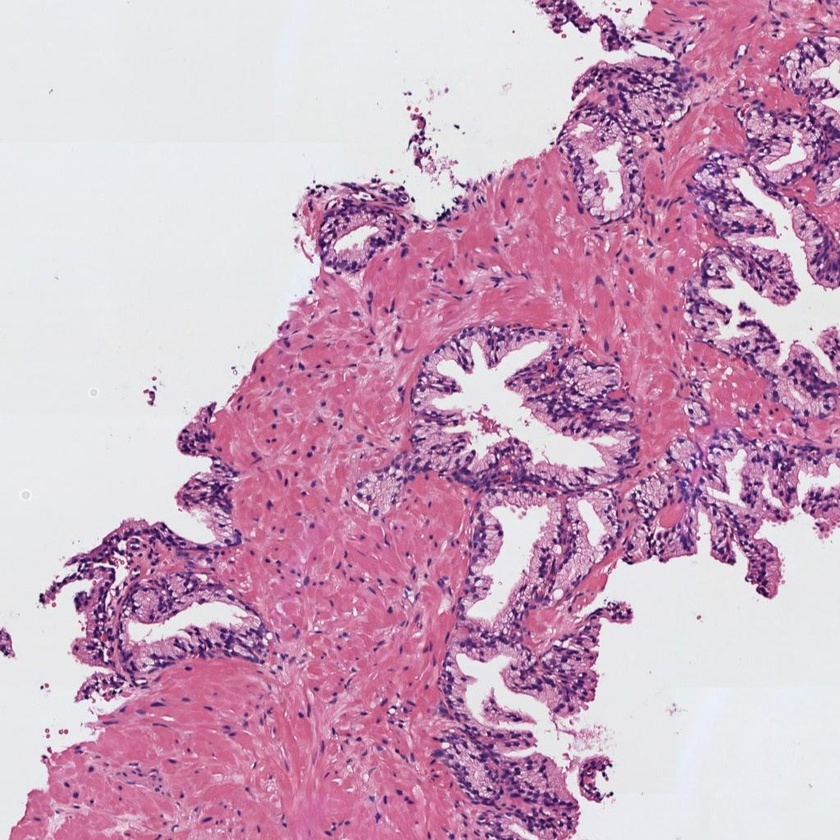
#> input picture 05_miar_supervised_learning/histo_1.jpg, 840 x 840 px, shrunk from 1024 x 1024 before the run
$ jupyter execute Actividad_C1_P1_Cabrero_de_Diego_Alfonso.ipynb
#> lines starting #> are read from the running program, lines starting #| are printed output that depends on the picture; after the words box and inside, x2 and y2 are one past the last pixel; in counts of white or black regions, pixels touching at a corner belong together
## Convocatoria 1 - Proyecto 1

[cell 1]
import numpy as np
import matplotlib.pyplot as plt
import skimage
import cv2
import scipy

#### 0) Cargar una de las imágenes histológicas

[cell 2]
# Utilizar la librería skimage.io para leer la imagen 'histo_x.jpg' en formato RGB.
img = skimage.io.imread('histo_1.jpg')
#> img is the input picture: shape (840, 840, 3); mean R, G, B 205, 166.3, 191.6

# Normalizar la imagen para que los píxeles se encuentren en el rango [0, 1]
img = skimage.util.img_as_float(img)

# Visualizar la imagen
plt.imshow(img)
plt.axis(False)
plt.show()

#### 1) Realizar una transformación de color para convertir la imagen al espacio de color CMYK

[cell 3]
# Extraer la componente magenta de la imagen (que corresponde a la región tisular)
# Conversión a CMYK
K = 1 - np.max(img, axis = 2)

with np.errstate(invalid = 'ignore', divide = 'ignore'):
    C = (1 - img[:, :, 0] - K) / (1 - K + 1e-10)
    M = (1 - img[:, :, 1] - K) / (1 - K + 1e-10)
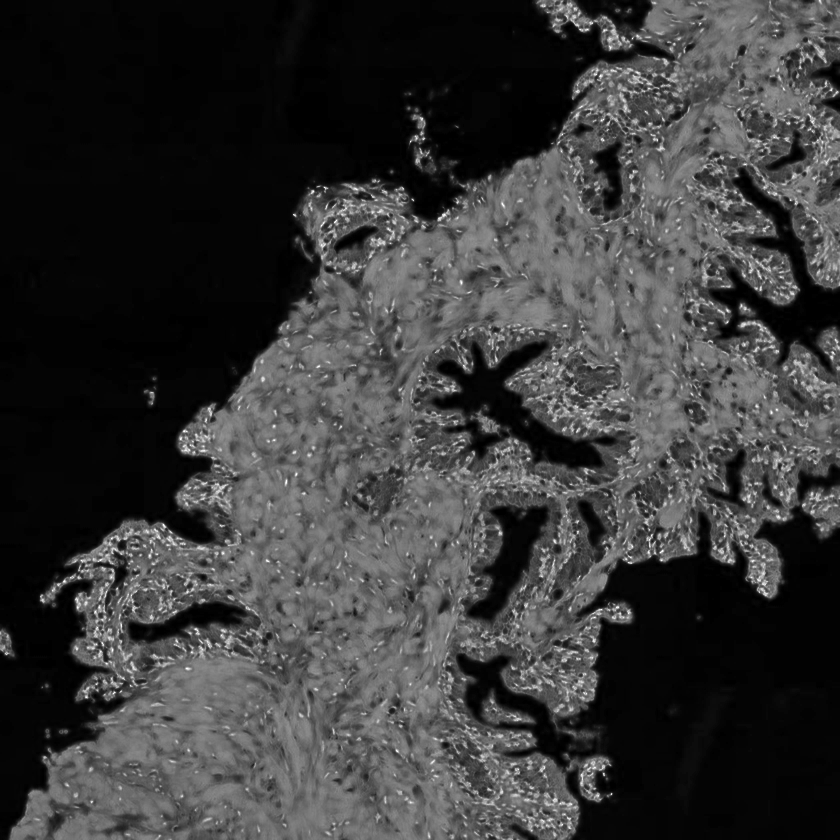
#> M: shape (840, 840) float64; min 0, max 1, mean 0.229
    Y = (1 - img[:, :, 2] - K) / (1 - K + 1e-10)

# Imagen codificada en CMYK
cmyk = np.stack((C, M, Y, K), axis = 2)
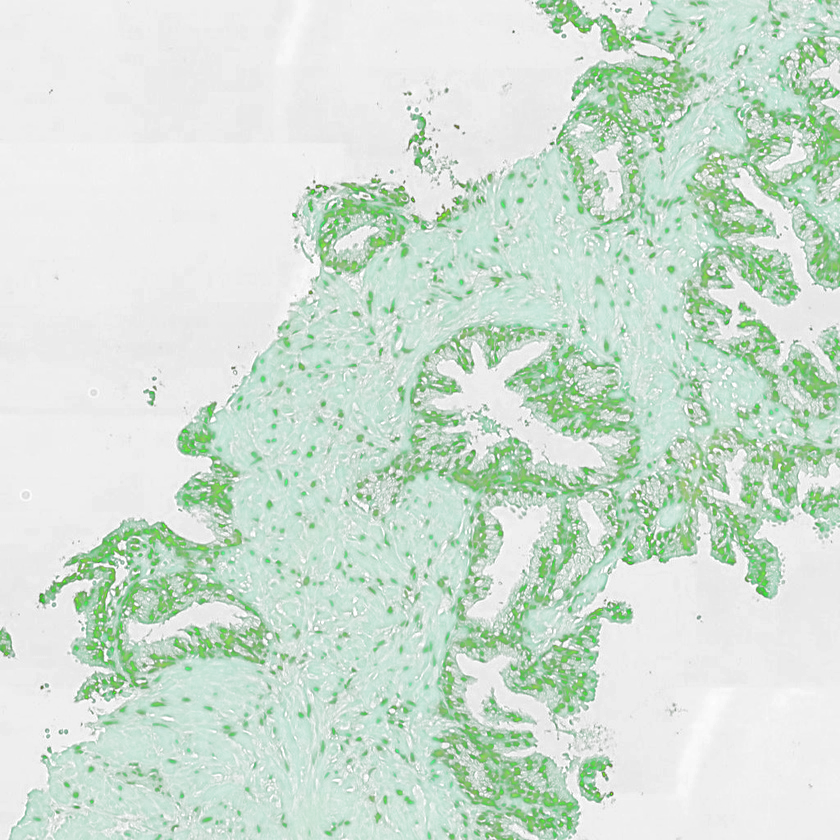
#> cmyk: shape (840, 840, 4) float64; mean R, G, B, A 0.0122, 0.229, 0.08, 0.187; transparent parts drawn white


# Visualizar la imagen del canal magenta
from matplotlib.colors import LinearSegmentedColormap

# Escala de colores solo con el canal magenta
plt.imshow(M, cmap = LinearSegmentedColormap.from_list("magenta", ["white", "magenta"]))
plt.imsave("magenta.png", M, cmap = LinearSegmentedColormap.from_list("magenta", ["white", "magenta"]))
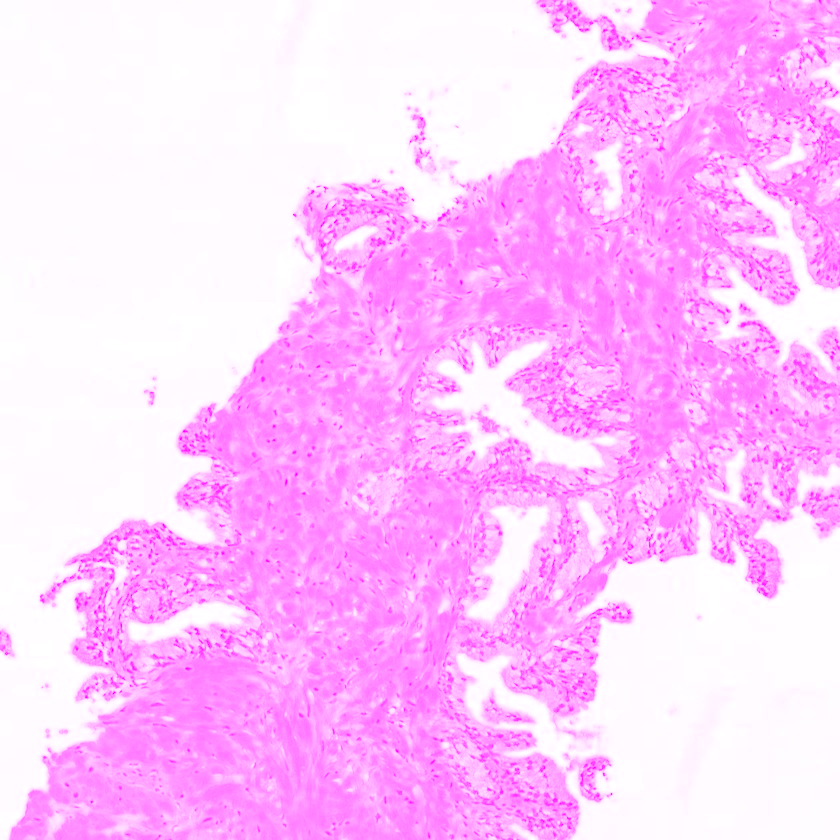
#> saved as magenta.png: shape (840, 840, 3); mean R, G, B 255, 196.8, 255
plt.axis(False)
plt.show()

#### 2) Umbralizar la imagen para separar los píxeles del fondo de la región tisular

[cell 4]
# Aplicar un filtro gaussiano de tamaño 5x5 y después utilizar el método de Otsu de manera que
# los píxeles correspondientes al lumen y al background de la imagen sean 1s y el resto de los píxeles tengan un valor de 0.
# Nota: Recordar que el método de Otsu requiere como input una imagen en el rango [0-255] en formato "uint8".

m_gauss = cv2.GaussianBlur(M, (5, 5), 0)
m_gauss = skimage.img_as_ubyte(m_gauss)
threshold, mask = cv2.threshold(m_gauss, 0, 1, cv2.THRESH_OTSU)
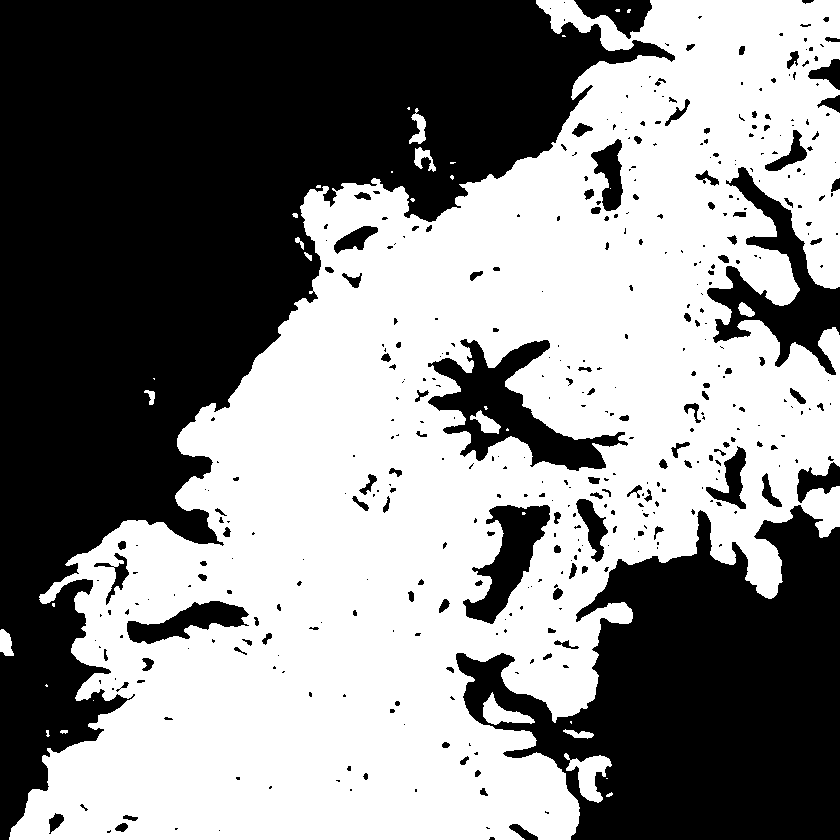
#> mask: shape (840, 840); values 0 (black) and 1 (white), 52.8% white; 429 black regions (294 under 20 px), largest, box (x1, y1, x2, y2) and area: (0, 0, 675, 840) 214892, (456, 505, 840, 840) 76799, (428, 339, 628, 471) 9156
#> threshold = 55
mask = ~ mask.astype(bool) # Binarizar e invertir la máscara

# Visualizar la máscara resultante
plt.imshow(mask, cmap = "gray")
plt.imsave("mask.png", mask, cmap = "gray")
plt.axis(False)
plt.show()

print(f"Threshold = {threshold:.0f}")
#| Threshold = 55

#### 3) Limpiar la imagen eliminando los artefactos de lumen (objetos blancos pequeños que no son lúmenes)

[cell 5]
# Utilizar la librería skimage.morphology.remove_small_objects para eliminar aquellos objetos cuya área sea menor a 300 píxeles
# Más información en https://scikit-image.org/docs/dev/api/skimage.morphology.html#skimage.morphology.remove_small_objects

mask = skimage.morphology.remove_small_objects(mask, min_size = 300) # Artefactos negros
mask = ~ skimage.morphology.remove_small_objects(~ mask, min_size = 300) # Artefactos blancos
#> mask: shape (840, 840) bool; 46.2% white; 15 white regions, largest, box (x1, y1, x2, y2) and area: (0, 0, 675, 840) 216065, (456, 505, 840, 840) 77014, (428, 339, 628, 471) 9174

# Visualizar la máscara resultante
plt.imshow(mask, cmap = "gray")
plt.imsave("mask2.png", mask, cmap = "gray")
plt.axis(False)
plt.show()

#### 4) Rellenar con 0s el fondo de la imagen para quedarnos únicamente con los lúmenes

[cell 6]
# Aplicar el algoritmo de expansión a partir de semillas (region growing) de manera que únicamente los lúmenes sean blancos
# y el resto de la imagen negra. Pista: utilizar dos semillas. Nota: Se pueden fijar las semillas de manera manual, pero
# se valorará positivamente a aquell@s que desarrollen una función para encontrarlas automáticamente.

def remove_background(mask: np.ndarray, seeds_per_border: int = 50) -> np.ndarray:
    """
    Elimina el fondo de una máscara (regiones grandes de 1s) y lo reemplaza por 0s
    """
#> called with seeds_per_border = 50
    h, w = mask.shape

    # Puntos de los bordes de la imagen
    borders = []
    x_linspace = np.linspace(0, w - 1, seeds_per_border, dtype = int)
    y_linspace = np.linspace(0, h - 1, seeds_per_border, dtype = int)

    borders += [(0, x)      for x in x_linspace] # lado superior
    borders += [(h - 1, x)  for x in x_linspace] # lado inferior
    borders += [(y, 0)      for y in y_linspace] # lado derecho
    borders += [(y, w - 1)  for y in y_linspace] # lado izquierdo

    # Eliminar repetidos
    borders = list(set(borders))
    borders.sort()

    # Aplicar 'region growing' en cada semilla
    background_mask = np.zeros_like(mask, dtype = np.uint8)

    for seed in borders:
        mask_copy = mask.copy().astype(np.uint8)
        background = np.zeros((h + 2, w + 2), dtype = np.uint8)
        cv2.floodFill(mask_copy, background, seed, 1)

        # Si el fondo detectado está entre un 1 y un 5% de la imagen,
        #   se ignora (es un lumen y no fondo)
        if background.sum() > 0.01 * h * w and \
            background.sum() < 0.05 * h * w:
            continue

        # Actualizar el fondo
        background_mask = background_mask | background[1:-1, 1:-1]
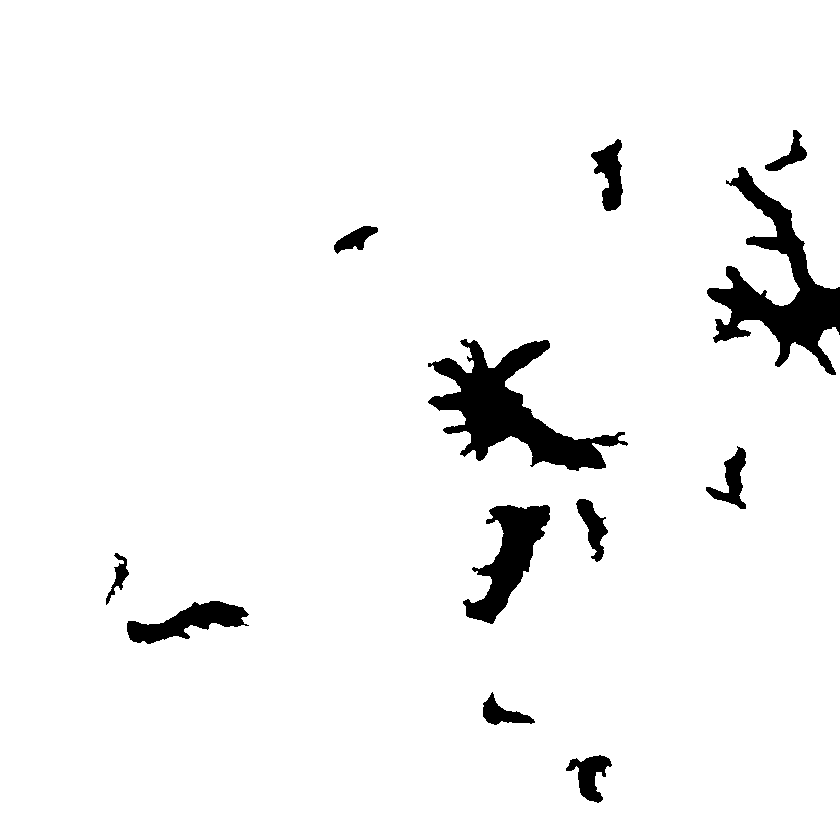
#> background_mask: shape (840, 840); values 0 (black) and 1 (white), 95.5% white; 12 black regions, largest, box (x1, y1, x2, y2) and area: (428, 339, 628, 471) 9513, (707, 167, 840, 375) 8853, (463, 505, 550, 624) 4440

    return mask & ~ background_mask
#> returned value: shape (840, 840); values 0 (black) and 1 (white), 4.2% white; 10 white regions, largest, box (x1, y1, x2, y2) and area: (428, 339, 628, 471) 9174, (707, 167, 840, 375) 8853, (463, 505, 550, 624) 4440


lumen_mask = remove_background(mask)

# Visualizar la máscara resultante.
plt.imshow(lumen_mask, cmap = "gray")
plt.imsave("lumen_mask.png", lumen_mask, cmap = "gray")
plt.axis(False)
plt.show()

#### 5) Rellenar los objetos de los lúmenes

[cell 7]
# Rellenar los lúmenes con la función binary_fill_holes de la librería scipy.ndimage.morphology
lumen_mask = scipy.ndimage.binary_fill_holes(lumen_mask)

# Visualizar la máscara resultante
plt.imshow(lumen_mask, cmap = "gray")
plt.imsave("lumen_mask2.png", lumen_mask, cmap = "gray")
plt.axis(False)
plt.show()

#### 6) Detectar y dibujar los contornos de los lúmenes sobre la imagen original

[cell 8]
# Dibujar los contornos de los lúmenes en color verde sobre la imagen original RGB. Nota: Utilizar los flags necesarios
# para que los contornos en verde sean perfectamente visibles.

lumen_contours, _ = cv2.findContours(lumen_mask.astype(np.uint8), cv2.RETR_EXTERNAL, cv2.CHAIN_APPROX_SIMPLE)
#> lumen_contours = 10 contours; largest, box (x1, y1, x2, y2) and area: (428, 339, 628, 471) 9084, (707, 167, 840, 375) 8398, (463, 505, 550, 624) 4244, (127, 601, 249, 644) 2321, (591, 139, 623, 211) 1198

img_with_lumen_contours = skimage.img_as_ubyte(img.copy())
cv2.drawContours(img_with_lumen_contours, lumen_contours, -1, color = (0,255,0), thickness = 2)
#> img_with_lumen_contours: shape (840, 840, 3); 1.74% of pixels changed, all inside (x1, y1, x2, y2) = (105, 129, 840, 645)


# Visualizar la imagen superpuesta
plt.imshow(img_with_lumen_contours)
plt.imsave("img_with_lumen_contours.png", img_with_lumen_contours)
plt.axis(False)
plt.show()

#### 7) Identificar y cropear el lumen más grande

[cell 9]
# Determinar cuál es el lumen de mayor área y hacer un crop del mismo sobre la imagen original RGB.

labeled_lumen_mask = skimage.measure.label(lumen_mask)
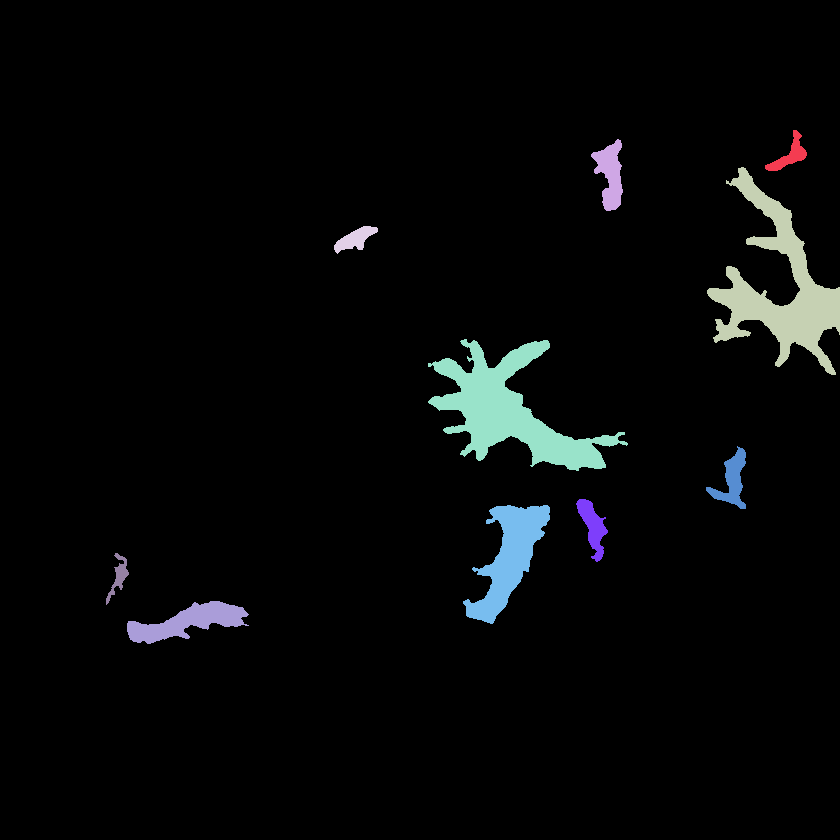
#> labeled_lumen_mask: shape (840, 840) int32; 11 distinct labels, from 0 to 10; one colour per label, 0 black
lumen_props = skimage.measure.regionprops(labeled_lumen_mask)
#> lumen_props = 10 regions; largest, box (x1, y1, x2, y2) and area: (428, 339, 628, 471) 9513, (707, 167, 840, 375) 8853, (463, 505, 550, 624) 4440, (127, 601, 249, 644) 2469, (591, 139, 623, 211) 1287


largest_lumen = max(lumen_props, key = lambda l: l.area)
min_x, min_y, max_x, max_y = largest_lumen.bbox # Coordenadas de la bounding box
#> min_x = 339; min_y = 428; max_x = 471; max_y = 628


# Visualizar el lumen cropeado.
plt.imshow(img[min_x:max_x, min_y:max_y])
plt.imsave("largest_lumen.png", img[min_x:max_x, min_y:max_y])
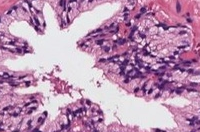
#> saved as largest_lumen.png: shape (132, 200, 3); mean R, G, B 187.3, 146.4, 178.7
plt.axis(False)
plt.show()

#### 8) Extraer 13 características geométricas que permitan caracterizar el lumen recortado

[cell 10]
# Calcular las siguientes características del crop del lumen de mayor área, redondeando su valor hasta el cuarto decimal.
# 1) Área
# 2) Área de la bounding box
# 3) Área convexa
# 4) Exentricidad
# 5) Diámetro equivalente
# 6) Extensión
# 7) Diámetro Feret
# 8) Longitud del eje mayor
# 9) Longitud del eje menor
# 10) Orientación
# 11) Perímetro
# 12) Solidez
# 13) Compacidad

features = {
    "Área": "area",
    "Área de la bounding box": "bbox_area",
    "Área convexa": "convex_area",
    "Exentricidad": "eccentricity",
    "Diámetro equivalente": "equivalent_diameter",
    "Extensión": "extent",
    "Diámetro Feret": "feret_diameter",
    "Longitud del eje mayor": "major_axis_length",
    "Longitud del eje menor": "minor_axis_length",
    "Orientación": "orientation",
    "Perímetro": "perimeter",
    "Solidez": "solidity",
    "Compacidad": "compactness"
}

# Mayor distancia entre dos puntos cualesquiera
largest_lumen.feret_diameter = scipy.spatial.distance.pdist(largest_lumen.coords).max()
#> largest_lumen.feret_diameter = 214.9
# Ratio de circularidad
largest_lumen.compactness = 4 * np.pi * largest_lumen.area / largest_lumen.perimeter ** 2
#> largest_lumen.compactness = 0.12

for index, (feature_name, feature_value) in enumerate(features.items()):
    value = largest_lumen[feature_value] if feature_value is not None else np.nan
    print(f"{index + 1:>2}) {feature_name:<23} : {value:>12,.4f}")
#> this loop made 13 passes
#> value on passes 1 to 8: 9513, 26400, 19625, 0.847, 110.1, 0.36, 214.9, 195.8
#> (printed output is left out)

$ run again, with 05_miar_supervised_learning/histo_2.jpg copied over 05_miar_supervised_learning/histo_1.jpg
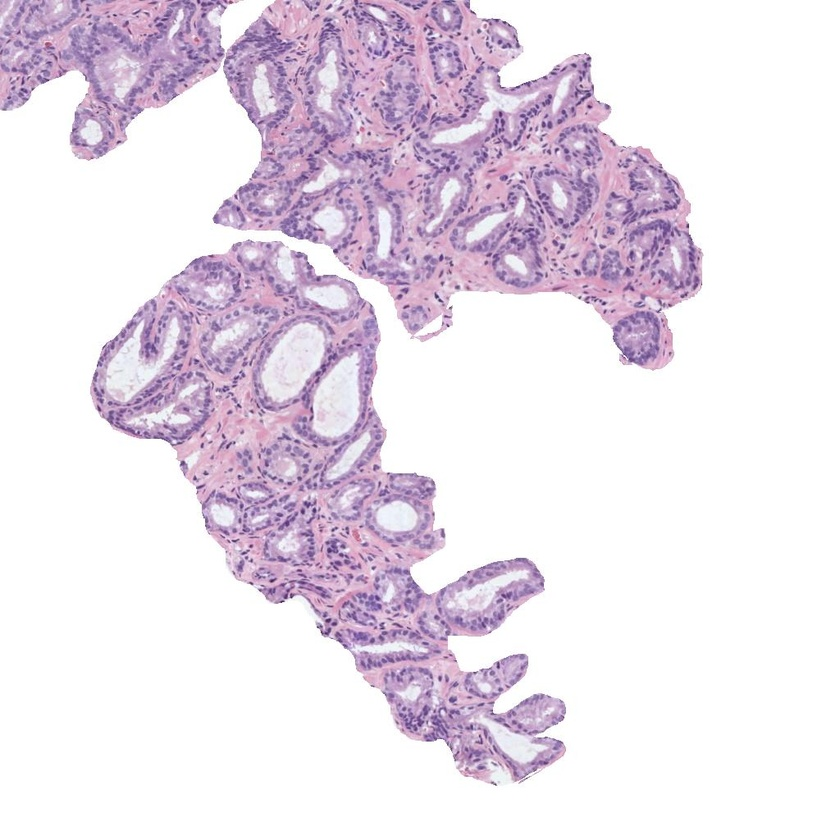
#> input picture 05_miar_supervised_learning/histo_2.jpg, 840 x 840 px, shrunk from 1024 x 1024 before the run
#> img is the input picture: shape (840, 840, 3); mean R, G, B 233.3, 223.2, 234.9
#> `threshold, mask = cv2.threshold(m_gauss, 0, 1, cv2.THRESH_OTSU)`:
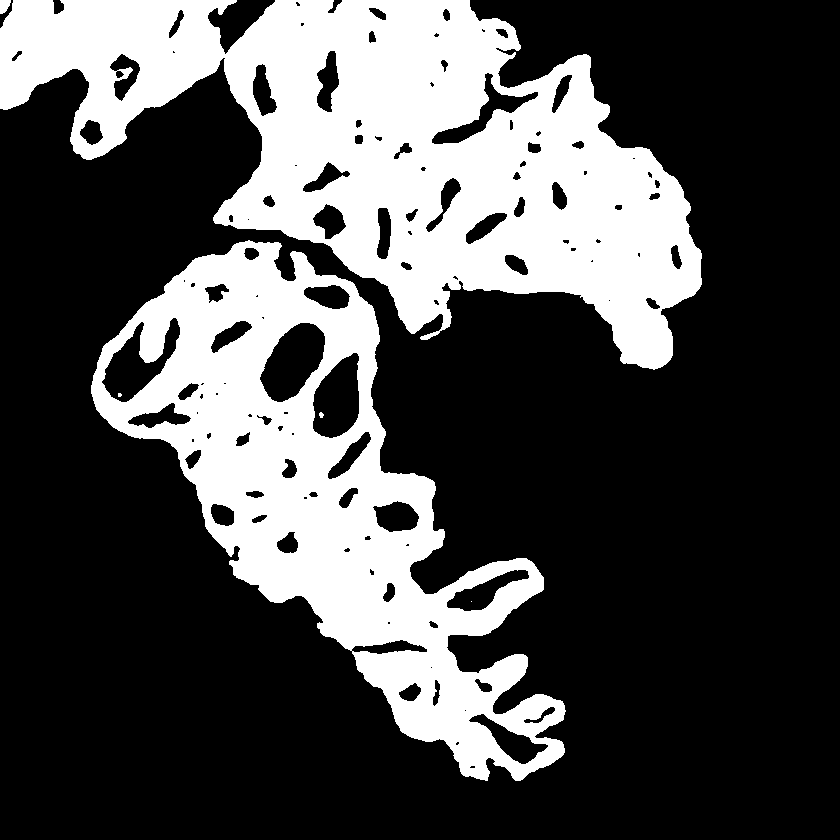
#> mask: shape (840, 840); values 0 (black) and 1 (white), 29.8% white; 6 white regions (2 under 20 px), largest, box (x1, y1, x2, y2) and area: (0, 0, 702, 370) 123276, (91, 240, 566, 781) 87047, (0, 0, 11, 14) 116, (319, 412, 324, 418) 22
#> threshold = 27
#| Threshold = 27
#> lumen_contours = 24 contours; largest, box (x1, y1, x2, y2) and area: (260, 323, 325, 402) 3184, (313, 353, 359, 438) 2778, (102, 318, 180, 402) 2600, (432, 73, 538, 144) 1483, (447, 570, 529, 611) 1225
#> img_with_lumen_contours: shape (840, 840, 3); 1.71% of pixels changed, all inside (x1, y1, x2, y2) = (79, 50, 573, 765)
#> labeled_lumen_mask: shape (840, 840) int32; 25 distinct labels, from 0 to 24
#> lumen_props = 24 regions; largest, box (x1, y1, x2, y2) and area: (260, 323, 325, 402) 3281, (313, 353, 359, 438) 2877, (102, 318, 180, 402) 2742, (432, 73, 538, 144) 1623, (447, 570, 529, 611) 1316
#> min_x = 323; min_y = 260; max_x = 402; max_y = 325
#> `plt.imsave("largest_lumen.png", img[min_x:max_x, min_y:max_y])`:
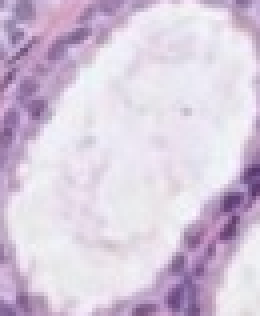
#> saved as largest_lumen.png: shape (79, 65, 3) (shown 4 times larger); mean R, G, B 214.5, 201.2, 219.9
#> largest_lumen.feret_diameter = 85.59
#> largest_lumen.compactness = 0.769
#> the loop `for index, (feature_name, feature_value) in enumerate(features.items()):` made 13 passes
#> value on passes 1 to 8: 3281, 5135, 3389, 0.839, 64.63, 0.639, 85.59, 87.78
#> (printed output is left out)
